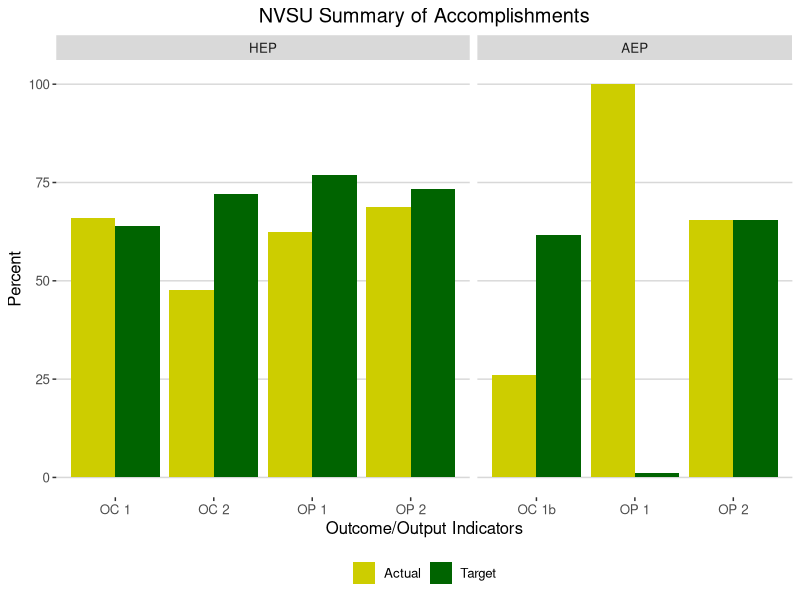

Write the R code that produced this figure.
## ---- chunk 1
knitr::opts_chunk$set(fig.align = 'center')
## ---- chunk 2
library(readxl)
library(tidyverse)
library(ggthemes)
## ---- chunk 3
oc_op_data <- read_excel("csv/oc_op.xlsx")
oc_op_data <- tibble(oc_op_data)
## ---- chunk 4
oc_op_data <-
  oc_op_data |>
  mutate_at(vars(hep_aep), factor)
oc_op_data <- 
  oc_op_data |>
  mutate(hep_aep = factor(hep_aep, levels = c("hep",
                                        "aep")))
## ---- chunk 5
oc_op_data <-
  oc_op_data |>
  mutate_at(vars(oc_op_no), factor)
oc_op_data <- 
  oc_op_data |>
  mutate(oc_op_no = factor(oc_op_no, levels = c("oc1","oc1b","oc2","op1","op2")))
## ---- chunk 6
oc_op_plot_data <- oc_op_data |>
  pivot_longer(c(target, actual), 
               names_to = "t_a", 
               values_to = "t_a_value")
## ---- chunk 7
oc_op_plot_data <- oc_op_plot_data |>
  mutate(lab = case_when(t_a == 'target' ~ t_labs, t_a == 'actual' ~ a_labs))

oc_op_plot_data <- oc_op_plot_data |>
  mutate(lab=paste0(t_a_value,"%"))
## ---- chunk 8
ggplot(oc_op_plot_data, aes(x = oc_op_no, y = t_a_value, fill = t_a)) +
  geom_col(position = "dodge") +
  facet_grid(~hep_aep, scales = "free", space = "free",
             labeller = as_labeller(c(hep='HEP', aep='AEP'))) +
  labs(y= "Percent", x = "Outcome/Output Indicators", title="NVSU Summary of Accomplishments") +
  scale_fill_manual(values=c("yellow3", "darkgreen"),
                    breaks=c("actual", "target"),
                    labels=c("Actual", "Target")) +
  scale_x_discrete(labels=c("oc1" = "OC 1", "oc1b" = "OC 1b", "oc2" = "OC 2","op1" = "OP 1", "op2" = "OP 2")) +
  ylim(0,101) +
  theme_hc() +
  theme(plot.title = element_text(hjust = 0.5),legend.title = element_blank())
